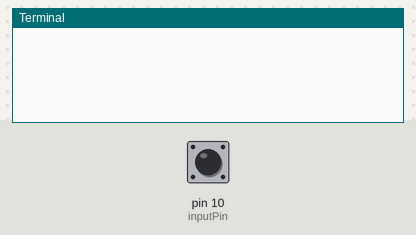
This program was run on a simulated Raspberry Pi (header pin numbers). Shown: the last lines printed to the terminal. The inputs (shaded band) are chosen by the test bench; at power-on: pin 10 (inputPin) LOW. No MQTT or app messages arrive unless stated.

Above: at 1.2 s.
1.3 s: pin 10 (inputPin) pulled HIGH for 0.15 s
At 1.43 s:
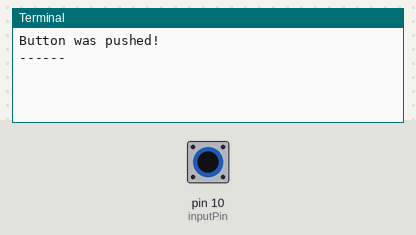
At 2.7 s:
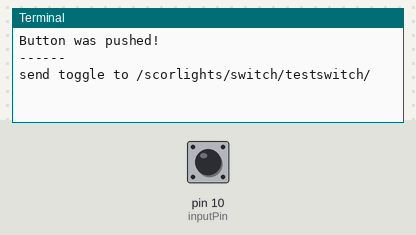

The program:

lightswitchMQTT_testswitch001.py
```python
# Created by Sean Corcoran
# Light Toggle Switch End Point.
# For SIT314 - Final Project - Deakin University - 2021

import paho.mqtt.client as mqtt
import RPi.GPIO as GPIO # Import Raspberry Pi GPIO library
import time

# # The unique device / Switch ID.
device_id = 'testswitch'

# This is a toggle switch
message = 'toggle'

# Inputpin
inputPin = 10;

# Display when connected.
def on_connect(client, userdata, flags, rc):
    print(f"Connected with result code {rc}")

GPIO.setwarnings(False) # Ignore warning for now

GPIO.setmode(GPIO.BOARD) # Use physical pin numbering
GPIO.setup(inputPin, GPIO.IN, pull_up_down=GPIO.PUD_DOWN) # Set pin 10 to be an input pin and set initial value to be pulled low (off)

while True: # Run forever
    # If there was input.
    if GPIO.input(inputPin) == GPIO.HIGH:
        print("Button was pushed!")
        print("------")

        # Connect to the client.
        client = mqtt.Client()
        client.on_connect = on_connect
        client.connect("broker.hivemq.com", 1883, 60)

        # The four parameters are topic (in this case as a switch with the device id), sending content (this is a toggle switch), QoS and whether retaining the message respectively
        client.publish('/scorlights/switch/' + device_id + "/", payload=message, qos=0, retain=False)
        print(f"send {message} to /scorlights/switch/" + device_id + "/")

        # Sleep for 2 seconds as not to flood messages.
        time.sleep(2)
```

Measured:
- after the input at 1.3 s, the terminal: prints a new line at once (image 1)
